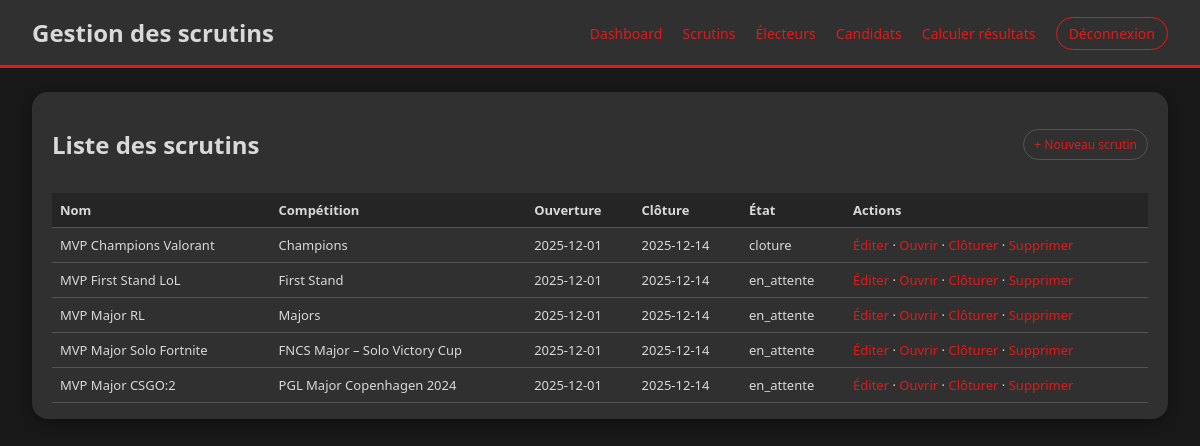
Page /admin/scrutins.php (signed in) on the earlier database version.
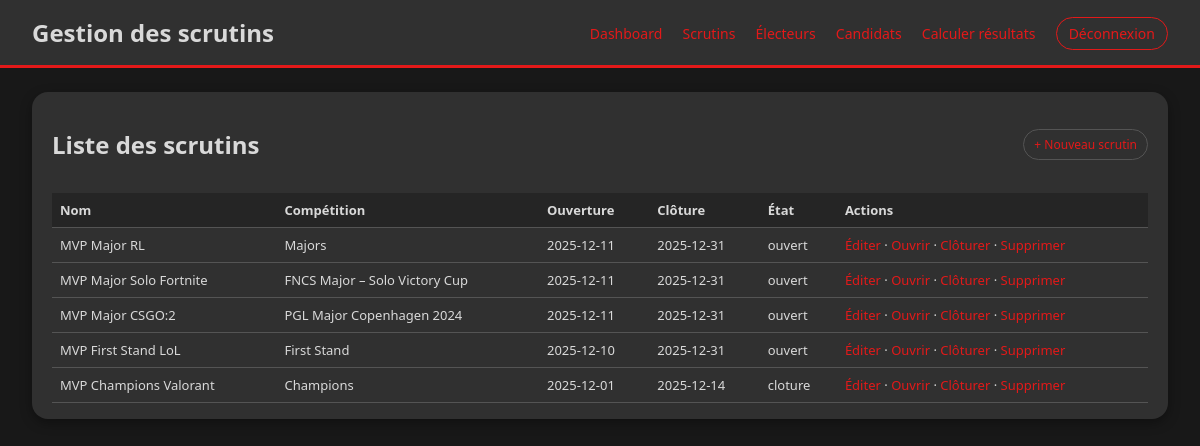
Same page on the later database version.
### tables this page shows
CREATE TABLE IF NOT EXISTS `scrutin` (
  `idscrutin` int NOT NULL AUTO_INCREMENT,
  `nom_scrutin` varchar(45) NOT NULL,
  `date_ouverture` date NOT NULL,
  `date_cloture` date NOT NULL,
  `etat_scrutin` varchar(45) NOT NULL,
  `idadmin` int NOT NULL,
  `idcompetition` int NOT NULL,
  PRIMARY KEY (`idscrutin`),
  KEY `fk_scrutin_admin` (`idadmin`),
  KEY `fk_scrutin_compet` (`idcompetition`)
);

CREATE TABLE IF NOT EXISTS `competition` (
  `idcompetition` int NOT NULL AUTO_INCREMENT,
  `nom_compet` varchar(255) NOT NULL,
  `date_debut` date NOT NULL,
  `date_fin` date NOT NULL,
  `statut` varchar(45) NOT NULL,
  `idadmin` int NOT NULL,
  `idjeu` int NOT NULL,
  PRIMARY KEY (`idcompetition`),
  KEY `fk_compet_admin` (`idadmin`),
  KEY `fk_compet_jeu` (`idjeu`)
);

### admin/scrutins.php (the view, shortened to what this page needs)
<?php
$connexion = dbconnect();
$sql = "SELECT s.*, c.nom_compet
        FROM scrutin s
        JOIN competition c ON c.idcompetition = s.idcompetition
        ORDER BY s.date_ouverture DESC";
$stmt = $connexion->query($sql);
$scrutins = $stmt->fetchAll(PDO::FETCH_ASSOC);
?>
<!DOCTYPE html>
<html lang="fr">
<head>
    <link rel="stylesheet" href="admin.css">
</head>
<body>
<header class="admin-header">
    <h1>Gestion des scrutins</h1>
    <nav>
        <a href="index.php">Dashboard</a>
        <a href="scrutins.php">Scrutins</a>
        <a href="electeurs.php">Électeurs</a>
        <a href="candidats.php">Candidats</a>
        <a href="resultats_calcul.php">Calculer résultats</a>
        <a href="../index.php?disconnect=1" class="btn-logout">Déconnexion</a>
    </nav>
</header>
<main class="admin-main">
    <div class="panel">
        <div class="panel-header">
            <h2>Liste des scrutins</h2>
            <a href="scrutin_form.php" class="btn-small">+ Nouveau scrutin</a>
        </div>
        <?php if (count($scrutins) === 0): ?>
            <p>Aucun scrutin pour le moment.</p>
        <?php else: ?>
            <table class="table-scrutins">
                <thead>
                    <tr>
                        <th>Nom</th>
                        <th>Compétition</th>
                        <th>Ouverture</th>
                        <th>Clôture</th>
                        <th>État</th>
                        <th>Actions</th>
                    </tr>
                </thead>
                <tbody>
                <?php foreach ($scrutins as $s): ?>
                    <tr>
                        <td><?= htmlspecialchars($s['nom_scrutin']) ?></td>
                        <td><?= htmlspecialchars($s['nom_compet']) ?></td>
                        <td><?= htmlspecialchars($s['date_ouverture']) ?></td>
                        <td><?= htmlspecialchars($s['date_cloture']) ?></td>
                        <td><?= htmlspecialchars($s['etat_scrutin']) ?></td>
                        <td>
                            <a href="scrutin_form.php?id=<?= $s['idscrutin'] ?>">Éditer</a> ·
                            <a href="scrutin_action.php?id=<?= $s['idscrutin'] ?>&action=ouvrir">Ouvrir</a> ·
                            <a href="scrutin_action.php?id=<?= $s['idscrutin'] ?>&action=cloturer">Clôturer</a> ·
                            <a href="scrutin_action.php?id=<?= $s['idscrutin'] ?>&action=supprimer"
                               onclick="return confirm('Supprimer ce scrutin ?');">Supprimer</a>
                        </td>
                    </tr>
                <?php endforeach; ?>
                </tbody>
            </table>
        <?php endif; ?>
    </div>
</main>
</body>
</html>

Differences in the rows shown:
changed scrutin "MVP Major RL": date_ouverture "2025-12-01" → "2025-12-11"; date_cloture "2025-12-14" → "2025-12-31"; etat_scrutin "en_attente" → "ouvert"
changed scrutin "MVP Major Solo Fortnite": date_ouverture "2025-12-01" → "2025-12-11"; date_cloture "2025-12-14" → "2025-12-31"; etat_scrutin "en_attente" → "ouvert"
changed scrutin "MVP Major CSGO:2": date_ouverture "2025-12-01" → "2025-12-11"; date_cloture "2025-12-14" → "2025-12-31"; etat_scrutin "en_attente" → "ouvert"
changed scrutin "MVP First Stand LoL": date_ouverture "2025-12-01" → "2025-12-10"; date_cloture "2025-12-14" → "2025-12-31"; etat_scrutin "en_attente" → "ouvert"; moves down the list
shown differently, row unchanged: scrutin "MVP Champions Valorant": moves down the list
